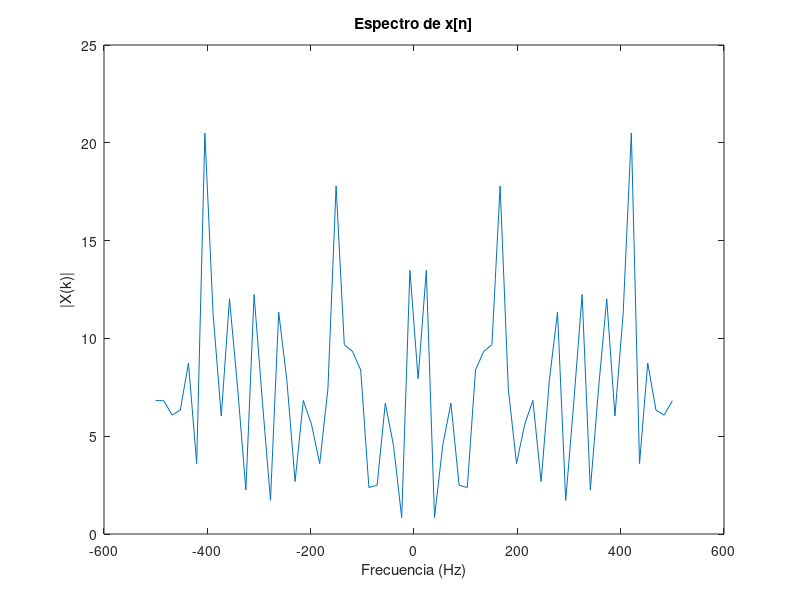

MATLAB code to generate this figure: (Note: this script raises an error after producing the figure.)
%%%%%%%%%%%%%%%%%%%%%%%%%%%%%%%%%%%%%%%%%%%%%%%%%%%%%%%%%%%%
%%%%%%%%%%%%%%  PARTE 1: Convolución Circular %%%%%%%%%%%%%%
%%%%%%%%%%%%%%%%%%%%%%%%%%%%%%%%%%%%%%%%%%%%%%%%%%%%%%%%%%%%

% Parámetros
N = 64;        % Longitud de x[n], puede ajustarse
Ts = 1e-3;     % Periodo de muestreo

% Generar señal aleatoria x[n]
x = randn(N, 1);

% Calcular su espectro X(k)
X = fftshift(fft(x));

% Vector de frecuencia para graficar
Fs = 1/Ts;
f = linspace(-Fs/2, Fs/2, N);

% Graficar el espectro de x[n]
figure;
plot(f, abs(X));
xlabel("Frecuencia (Hz)");
ylabel("|X(k)|");
title("Espectro de x[n]");

% Respuesta al impulso del canal h[n]
h = [0, -0.1, 0.3, -0.5, 0.7, -0.9, 0.7, -0.5, 0.3, -0.1, 0];

% Llenar con ceros h[n] hasta longitud N
h_padded = [h; zeros(N - length(h), 1)];

% Calcular su espectro H(k)
H = fftshift(fft(h_padded));

% Graficar el espectro de h[n]
figure;
plot(f, abs(H));
xlabel("Frecuencia (Hz)");
ylabel("|H(k)|");
title("Espectro de h[n]");

% Convolución lineal
y = conv(x, h);

% Calcular su FFT de N puntos
Y = fftshift(fft(y, N));

% Graficar el espectro de y[n]
figure;
plot(f, abs(Y));
xlabel("Frecuencia (Hz)");
ylabel("|Y(k)|");
title("Espectro de y[n] (Convolución Lineal)");

% Convolución circular
yc = cconv(x, h, N);  % Convolución circular de N puntos

% Calcular su espectro Yc(k)
Yc = fftshift(fft(yc));

% Graficar el espectro de yc[n]
figure;
plot(f, abs(Yc));
xlabel("Frecuencia (Hz)");
ylabel("|Y_c(k)|");
title("Espectro de y_c[n] (Convolución Circular)");

% Calcular el producto X(k) * H(k)
XH = X .* H;

% Comparación entre X(k)*H(k) y Y(k)
figure;
subplot(2,1,1);
plot(f, abs(XH), f, abs(Y));
xlabel("Frecuencia (Hz)");
ylabel("Magnitud");
title("Comparación de X(k)*H(k) y Y(k)");
legend("|X(k)*H(k)|", "|Y(k)|");

% Comparación entre X(k)*H(k) y Yc(k)
subplot(2,1,2);
plot(f, abs(XH), f, abs(Yc));
xlabel("Frecuencia (Hz)");
ylabel("Magnitud");
title("Comparación de X(k)*H(k) y Y_c(k)");
legend("|X(k)*H(k)|", "|Y_c(k)|");

% Longitud del prefijo cíclico (debe ser >= longitud de h[n]-1)
L = length(h) - 1;

% Construir prefijo cíclico a partir de las últimas L muestras de x[n]
cyclic_prefix = x(end-L+1:end);

% Extender x[n] con prefijo cíclico
x_ext = [cyclic_prefix; x];

% Longitud óptima del prefijo cíclico es L = length(h) - 1 = 10
fprintf("Longitud elegida del prefijo cíclico: %d\n", L);

% Convolución lineal con la señal extendida
y_ext = conv(x_ext, h);

% Eliminar las primeras L muestras para extraer el resultado de la convolución circular
yc_extracted = y_ext(L+1:L+N);

% Verificar que yc extraído coincide con la convolución circular yc
difference = max(abs(yc - yc_extracted));
fprintf("Diferencia máxima entre yc y yc extraído: %e\n", difference);

%%%%%%%%%%%%%%%%%%%%%%%%%%%%%%%%%%%%%%%%%%%%%%%%%%%%%%%%%%%%
%%%%%%%%%%%%%%%%%%  PARTE 2: Ecualización %%%%%%%%%%%%%%%%%%
%%%%%%%%%%%%%%%%%%%%%%%%%%%%%%%%%%%%%%%%%%%%%%%%%%%%%%%%%%%%

% Parámetros de OFDM
NFFT = 128;           % Tamaño de FFT
Ncp = 16;             % Longitud del prefijo cíclico (varía según el caso)
Nofdm = 100;          % Número de símbolos OFDM
Nsub = 10;            % Número de subportadoras de datos
modOrder = 4;         % Modulación QPSK (número M-ario)

% Respuesta al impulso del canal h[n]
h = [0, -0.1, 0.3, -0.5, 0.7, -0.9, 0.7, -0.5, 0.3, -0.1, 0];

% Respuesta de frecuencia ideal del canal
H = fft(h, NFFT);

% Generar bits aleatorios
numBits = Nsub * Nofdm * log2(modOrder);
bits = randi([0 1], numBits, 1);

%%%%%%%%%%%%%%%%%%%%%%%%%%%%%%%%%%%%%%%%%%%%%%%%%%%%%%%%%%%%
%%%%%%%%%%%%  PARTE A: Intervalo de guarda con 0 %%%%%%%%%%%%%%%%%%
%%%%%%%%%%%%%%%%%%%%%%%%%%%%%%%%%%%%%%%%%%%%%%%%%%%%%%%%%%%%

% Actualizar Ncp para este caso
Ncp = 16;

% Modulación QPSK
symbols = moduladorQPSK(bits);

% Remodelar símbolos en subportadoras x símbolos OFDM
symbols_matrix = reshape(symbols, Nsub, Nofdm);

% Inicializar la matriz de símbolos OFDM
X = zeros(NFFT, Nofdm);

% Mapear símbolos a subportadoras
X(2:Nsub+1, :) = symbols_matrix;

% Modulación OFDM (IFFT)
ofdm_symbols = ifft(X, NFFT);

% Agregar intervalo de guarda lleno de ceros
ofdm_with_guard = [zeros(Ncp, Nofdm); ofdm_symbols];

% Serializar los símbolos OFDM
s = ofdm_with_guard(:);

% Transmitir a través del canal
s_rx = conv(s, h);
s_rx = s_rx(1:length(s));

% Remodelar la señal recibida
s_rx_matrix = reshape(s_rx, NFFT + Ncp, Nofdm);

% Eliminar el intervalo de guarda
received_symbols = s_rx_matrix(Ncp+1:end, :);

% Demodulación OFDM (FFT)
Y = fft(received_symbols, NFFT);

size(Y)
size(repmat(H.', 1, Nofdm))

% Ecualización en el dominio de frecuencia
Y_eq = Y ./ repmat(H, 1, Nofdm);

% Extraer las subportadoras de datos
received_data = Y_eq(2:Nsub+1, :);
received_data = received_data(:);

% Demodulación QPSK
received_bits = demoduladorQPSK(received_data);

% Calcular BER
num_errors = sum(bits ~= received_bits);
bit_error_rate = num_errors / numBits;
fprintf("Caso a) BER con intervalo de guarda en cero: %f\n", bit_error_rate);

% Diagrama de constelación
figure;
subplot(1,2,1);
plot(real(symbols), imag(symbols), "o");
title("Constelación Transmitida");
xlabel("En Fase");
ylabel("En Cuadratura");
axis square;

subplot(1,2,2);
plot(real(received_data), imag(received_data), "o");
title("Constelación Recibida (Caso a)");
xlabel("En Fase");
ylabel("En Cuadratura");
axis square;

%%%%%%%%%%%%%%%%%%%%%%%%%%%%%%%%%%%%%%%%%%%%%%%%%%%%%%%%%%%%
%%%%%%%%%%%%  PARTE B: Intervalo de guarda con 0 %%%%%%%%%%%%%%%%%%
%%%%%%%%%%%%%%%%%%%%%%%%%%%%%%%%%%%%%%%%%%%%%%%%%%%%%%%%%%%%

% Actualizar Ncp para el Caso b)
Ncp = 4;  % Longitud del prefijo cíclico menor al canal

% Modulación QPSK
symbols_b = moduladorQPSK(bits);

% Remodelar símbolos en subportadoras x símbolos OFDM
symbols_matrix_b = reshape(symbols_b, Nsub, Nofdm);

% Inicializar la matriz de símbolos OFDM
X_b = zeros(NFFT, Nofdm);

% Mapear símbolos a subportadoras
X_b(2:Nsub+1, :) = symbols_matrix_b;

% Modulación OFDM (IFFT)
ofdm_symbols_b = ifft(X_b, NFFT);

% Agregar prefijo cíclico (copia de las últimas Ncp muestras)
cyclic_prefix_b = ofdm_symbols_b(end-Ncp+1:end, :);
ofdm_with_cp_b = [cyclic_prefix_b; ofdm_symbols_b];

% Serializar los símbolos OFDM
s_b = ofdm_with_cp_b(:);

% Transmitir a través del canal
s_rx_b = conv(s_b, h);
s_rx_b = s_rx_b(1:length(s_b));

% Remodelar la señal recibida
s_rx_matrix_b = reshape(s_rx_b, NFFT + Ncp, Nofdm);

% Eliminar el prefijo cíclico
received_symbols_b = s_rx_matrix_b(Ncp+1:end, :);

% Demodulación OFDM (FFT)
Y_b = fft(received_symbols_b, NFFT);

% Ecualización en el dominio de frecuencia
Y_eq_b = Y_b ./ repmat(H, 1, Nofdm);

% Extraer las subportadoras de datos
received_data_b = Y_eq_b(2:Nsub+1, :);
received_data_b = received_data_b(:);

% Demodulación QPSK
received_bits_b = demoduladorQPSK(received_data_b);

% Calcular BER
num_errors_b = sum(bits ~= received_bits_b);
bit_error_rate_b = num_errors_b / numBits;
fprintf("Caso b) BER con prefijo cíclico corto: %f\n", bit_error_rate_b);

% Diagrama de constelación
figure;
subplot(1,2,1);
plot(real(symbols_b), imag(symbols_b), "o");
title("Constelación Transmitida");
xlabel("En Fase");
ylabel("En Cuadratura");
axis square;

subplot(1,2,2);
plot(real(received_data_b), imag(received_data_b), "o");
title("Constelación Recibida (Caso b)");
xlabel("En Fase");
ylabel("En Cuadratura");
axis square;

%%%%%%%%%%%%%%%%%%%%%%%%%%%%%%%%%%%%%%%%%%%%%%%%%%%%%%%%%%%%
%%%%%%%%%%%%  PARTE C:  %%%%%%%%%%%%%%%%%%
%%%%%%%%%%%%%%%%%%%%%%%%%%%%%%%%%%%%%%%%%%%%%%%%%%%%%%%%%%%%

% Actualizar Ncp para el Caso c)
Ncp = 16;  % Longitud del prefijo cíclico igual o mayor al canal

% Modulación QPSK
symbols_c = moduladorQPSK(bits);

% Remodelar símbolos en subportadoras x símbolos OFDM
symbols_matrix_c = reshape(symbols_c, Nsub, Nofdm);

% Inicializar la matriz de símbolos OFDM
X_c = zeros(NFFT, Nofdm);

% Mapear símbolos a subportadoras
X_c(2:Nsub+1, :) = symbols_matrix_c;

% Modulación OFDM (IFFT)
ofdm_symbols_c = ifft(X_c, NFFT);

% Agregar prefijo cíclico (copia de las últimas Ncp muestras)
cyclic_prefix_c = ofdm_symbols_c(end-Ncp+1:end, :);
ofdm_with_cp_c = [cyclic_prefix_c; ofdm_symbols_c];

% Serializar los símbolos OFDM
s_c = ofdm_with_cp_c(:);

% Transmitir a través del canal
s_rx_c = conv(s_c, h);
s_rx_c = s_rx_c(1:length(s_c));

% Remodelar la señal recibida
s_rx_matrix_c = reshape(s_rx_c, NFFT + Ncp, Nofdm);

% Eliminar el prefijo cíclico
received_symbols_c = s_rx_matrix_c(Ncp+1:end, :);

% Demodulación OFDM (FFT)
Y_c = fft(received_symbols_c, NFFT);

% Ecualización en el dominio de frecuencia
Y_eq_c = Y_c ./ repmat(H, 1, Nofdm);

% Extraer las subportadoras de datos
received_data_c = Y_eq_c(2:Nsub+1, :);
received_data_c = received_data_c(:);

% Demodulación QPSK
received_bits_c = demoduladorQPSK(received_data_c);

% Calcular BER
num_errors_c = sum(bits ~= received_bits_c);
bit_error_rate_c = num_errors_c / numBits;
fprintf("Caso c) BER con prefijo cíclico suficiente: %f\n", bit_error_rate_c);

% Diagrama de constelación
figure;
subplot(1,2,1);
plot(real(symbols_c), imag(symbols_c), "o");
title("Constelación Transmitida");
xlabel("En Fase");
ylabel("En Cuadratura");
axis square;

subplot(1,2,2);
plot(real(received_data_c), imag(received_data_c), "o");
title("Constelación Recibida (Caso c)");
xlabel("En Fase");
ylabel("En Cuadratura");
axis square;